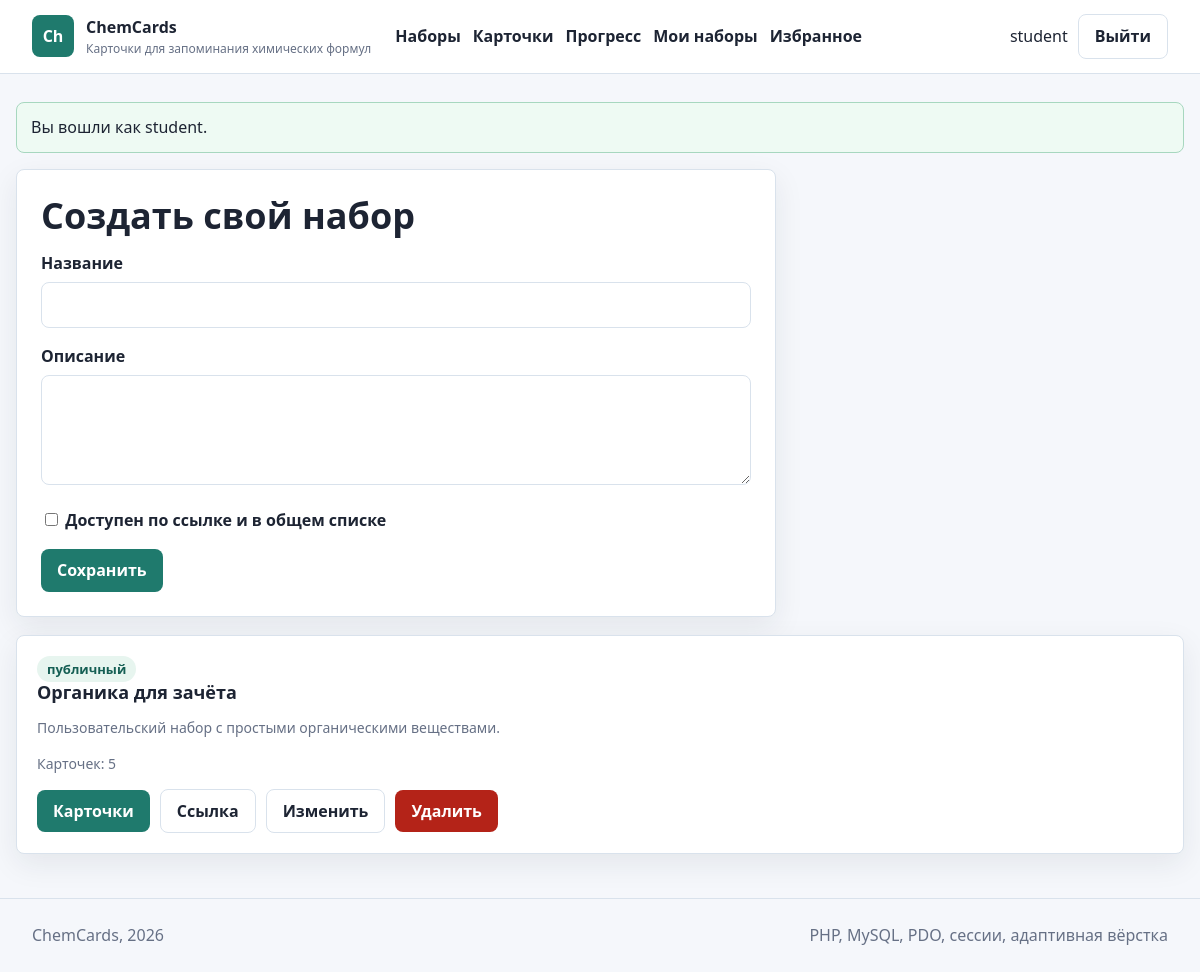
Screenshot of /my_sets.php (signed in) with the database file from the repository.
### tables this page shows
CREATE TABLE users (
  id INT UNSIGNED AUTO_INCREMENT PRIMARY KEY,
  username VARCHAR(50) NOT NULL UNIQUE,
  email VARCHAR(120) NOT NULL UNIQUE,
  password_hash VARCHAR(255) NOT NULL,
  role ENUM('user', 'admin') NOT NULL DEFAULT 'user',
  created_at TIMESTAMP NOT NULL DEFAULT CURRENT_TIMESTAMP
);

CREATE TABLE flashcard_sets (
  id INT UNSIGNED AUTO_INCREMENT PRIMARY KEY,
  user_id INT UNSIGNED NULL,
  name VARCHAR(120) NOT NULL,
  description TEXT NULL,
  is_public TINYINT(1) NOT NULL DEFAULT 0,
  created_at TIMESTAMP NOT NULL DEFAULT CURRENT_TIMESTAMP,
  updated_at TIMESTAMP NULL DEFAULT NULL ON UPDATE CURRENT_TIMESTAMP,
  CONSTRAINT fk_sets_user
    FOREIGN KEY (user_id) REFERENCES users(id)
    ON DELETE CASCADE
);

### includes/functions.php (called while the page is built, shortened)
<?php
require_once __DIR__ . '/db.php';
function h($value): string
{
    return htmlspecialchars((string) $value, ENT_QUOTES, 'UTF-8');
}
function app_url(string $path = ''): string
{
    return BASE_URL . '/' . ltrim($path, '/');
}
function consume_flash(): array
{
    $items = $_SESSION['flash'] ?? [];
    return $items;
}
function current_user(): ?array
{
    static $loaded = false;
    static $user = null;
    if ($loaded) {
        return $user;
    }
    $loaded = true;
    $stmt = get_pdo()->prepare('SELECT id, username, email, role, created_at FROM users WHERE id = ?');
    $stmt->execute([$_SESSION['user_id']]);
    $user = $stmt->fetch() ?: null;
    return $user;
}
function is_logged_in(): bool
{
    return current_user() !== null;
}
function is_admin(): bool
{
    $user = current_user();
    return $user && $user['role'] === 'admin';
}
function require_login(): void
{
    if (!is_logged_in()) {
        flash('warning', 'Войдите в аккаунт, чтобы открыть этот раздел.');
        redirect('login.php');
    }
}

### includes/db.php (called while the page is built, shortened)
<?php
function get_pdo(): PDO
{
    static $pdo = null;
    if ($pdo instanceof PDO) {
        return $pdo;
    }
    $dsn = 'mysql:host=' . DB_HOST . ';dbname=' . DB_NAME . ';charset=utf8mb4';
    $pdo = new PDO($dsn, DB_USER, DB_PASS, [
        PDO::ATTR_ERRMODE => PDO::ERRMODE_EXCEPTION,
        PDO::ATTR_DEFAULT_FETCH_MODE => PDO::FETCH_ASSOC,
        PDO::ATTR_EMULATE_PREPARES => false,
    ]);
    return $pdo;
}

### my_sets.php (the view, shortened to what this page needs)
<?php
require_once __DIR__ . '/includes/functions.php';
require_login();
$user = current_user();
$pdo = get_pdo();
$edit = null;
$stmt = $pdo->prepare(
    'SELECT s.*, COUNT(f.id) AS cards_count
     FROM flashcard_sets s
     LEFT JOIN flashcards f ON f.set_id = s.id
     WHERE s.user_id = ?
     GROUP BY s.id
     ORDER BY s.created_at DESC'
);
$stmt->execute([$user['id']]);
$sets = $stmt->fetchAll();
include __DIR__ . '/includes/header.php';
?>
<section class="form-panel">
    <h1><?= $edit ? 'Редактировать набор' : 'Создать свой набор' ?></h1>
    <form method="post">
        <div class="field">
            <label for="name">Название</label>
            <input id="name" name="name" value="<?= h($edit['name'] ?? '') ?>" required>
        </div>
        <div class="field">
            <label for="description">Описание</label>
            <textarea id="description" name="description"><?= h($edit['description'] ?? '') ?></textarea>
        </div>
        <label><input type="checkbox" name="is_public" value="1" <?= ($edit['is_public'] ?? 0) ? 'checked' : '' ?> style="width:auto;min-height:auto;"> Доступен по ссылке и в общем списке</label>
        <div class="actions" style="margin-top: 16px;">
            <button type="submit">Сохранить</button>
        </div>
    </form>
</section>
<section class="grid" style="margin-top: 18px;">
    <?php foreach ($sets as $set): ?>
        <article class="card">
            <span class="badge"><?= $set['is_public'] ? 'публичный' : 'личный' ?></span>
            <h3><?= h($set['name']) ?></h3>
            <p class="meta"><?= h($set['description']) ?></p>
            <p class="meta">Карточек: <?= h((string) $set['cards_count']) ?></p>
            <div class="inline-actions">
                <a class="button" href="<?= h(app_url('my_cards.php?set_id=' . $set['id'])) ?>">Карточки</a>
                <a class="button ghost" href="<?= h(app_url('set.php?id=' . $set['id'])) ?>">Ссылка</a>
                <a class="button ghost" href="<?= h(app_url('my_sets.php?edit=' . $set['id'])) ?>">Изменить</a>
                <form method="post" onsubmit="return confirm('Удалить набор?');">
                    <button class="danger" type="submit">Удалить</button>
                </form>
            </div>
        </article>
    <?php endforeach; ?>
</section>
<?php include __DIR__ . '/includes/footer.php'; ?>

### includes/header.php (shortened to what this page needs)
<?php
$user = current_user();
?>
<!doctype html>
<html lang="ru">
<head>
    <link rel="stylesheet" href="<?= h(app_url('css/style.css')) ?>">
</head>
<body>
<header class="topbar">
    <a class="brand" href="<?= h(app_url('index.php')) ?>">
        <span class="brand-mark">Ch</span>
        <span>
            <strong><?= h(APP_NAME) ?></strong>
            <small><?= h(APP_SUBTITLE) ?></small>
        </span>
    </a>
    <nav class="nav">
        <a href="<?= h(app_url('sets.php')) ?>">Наборы</a>
        <a href="<?= h(app_url('cards.php')) ?>">Карточки</a>
        <a href="<?= h(app_url('stats.php')) ?>">Прогресс</a>
        <?php if ($user): ?>
            <a href="<?= h(app_url('my_sets.php')) ?>">Мои наборы</a>
            <a href="<?= h(app_url('favorites.php')) ?>">Избранное</a>
        <?php endif; ?>
    </nav>
    <div class="account">
        <?php if ($user): ?>
            <span><?= h($user['username']) ?></span>
            <a class="button ghost" href="<?= h(app_url('logout.php')) ?>">Выйти</a>
        <?php else: ?>
            <a class="button ghost" href="<?= h(app_url('login.php')) ?>">Войти</a>
            <a class="button" href="<?= h(app_url('register.php')) ?>">Регистрация</a>
        <?php endif; ?>
    </div>
</header>
<main class="container">
    <?php foreach (consume_flash() as $item): ?>
        <div class="alert <?= h($item['type']) ?>"><?= h($item['message']) ?></div>
    <?php endforeach; ?>

### css/style.css (style rules this page uses)
:root { --bg: #f5f7fb; --surface: #ffffff; --surface-soft: #eef5f2; --ink: #1d2433; --muted: #667085; --line: #d9e2ec; --primary: #1f7a6d; --primary-dark: #155f54; --accent: #b64b2a; --warning: #a56b00; --danger: #b42318; --success: #157347; --shadow: 0 10px 30px rgba(22, 34, 51, 0.08); }
* { box-sizing: border-box; }
body { margin: 0; background: var(--bg); color: var(--ink); font-family: "Segoe UI", Arial, sans-serif; line-height: 1.55; }
a { color: var(--primary); text-decoration: none; }
.topbar { position: sticky; top: 0; z-index: 10; display: flex; align-items: center; gap: 24px; padding: 14px 32px; background: rgba(255, 255, 255, 0.94); border-bottom: 1px solid var(--line); backdrop-filter: blur(12px); }
.brand { display: flex; align-items: center; gap: 12px; min-width: 240px; color: var(--ink); }
.brand-mark { display: grid; width: 42px; height: 42px; place-items: center; border-radius: 8px; background: var(--primary); color: #ffffff; font-weight: 800; }
.brand small { display: block; color: var(--muted); font-size: 12px; }
.nav { display: flex; flex: 1; flex-wrap: wrap; gap: 12px; }
.nav a { color: var(--ink); font-weight: 600; }
.account { display: flex; align-items: center; gap: 10px; white-space: nowrap; }
.container { width: min(1180px, calc(100% - 32px)); margin: 28px auto 44px; }
.panel, .card, .table-wrap, .form-panel { background: var(--surface); border: 1px solid var(--line); border-radius: 8px; box-shadow: var(--shadow); }
h1, h2, h3 { margin: 0 0 14px; line-height: 1.2; }
h1 { font-size: 36px; }
h3 { font-size: 18px; }
.actions, .inline-actions { display: flex; flex-wrap: wrap; gap: 10px; align-items: center; }
.button, button, input[type="submit"] { display: inline-flex; min-height: 40px; align-items: center; justify-content: center; gap: 8px; border: 0; border-radius: 8px; padding: 9px 16px; background: var(--primary); color: #ffffff; font: inherit; font-weight: 700; cursor: pointer; }
.button.ghost, button.ghost { border: 1px solid var(--line); background: #ffffff; color: var(--ink); }
.button.danger, button.danger { background: var(--danger); }
.grid { display: grid; grid-template-columns: repeat(auto-fit, minmax(240px, 1fr)); gap: 16px; }
.card { padding: 20px; }
.meta { color: var(--muted); font-size: 14px; }
.badge { display: inline-flex; align-items: center; min-height: 26px; border-radius: 999px; padding: 3px 10px; background: #e7f5ef; color: var(--primary-dark); font-size: 13px; font-weight: 700; }
form { margin: 0; }
.form-panel { max-width: 760px; padding: 24px; }
.field { margin-bottom: 16px; }
label { display: block; margin-bottom: 6px; font-weight: 700; }
input, select, textarea { width: 100%; min-height: 42px; border: 1px solid var(--line); border-radius: 8px; padding: 10px 12px; background: #ffffff; color: var(--ink); font: inherit; }
textarea { min-height: 110px; resize: vertical; }
.alert { margin-bottom: 16px; border-radius: 8px; padding: 12px 14px; border: 1px solid var(--line); background: #ffffff; }
.alert.success { border-color: #a7d7bf; background: #eefaf3; }

### rows the page displays
users: username "student"
flashcard_sets: is_public "публичный", name "Органика для зачёта", description "Пользовательский набор с простыми органическими веществами.", cards_count "5"

### other values shown
APP_NAME "ChemCards"
APP_SUBTITLE "Карточки для запоминания химических формул"
$item['message'] "Вы вошли как student."
